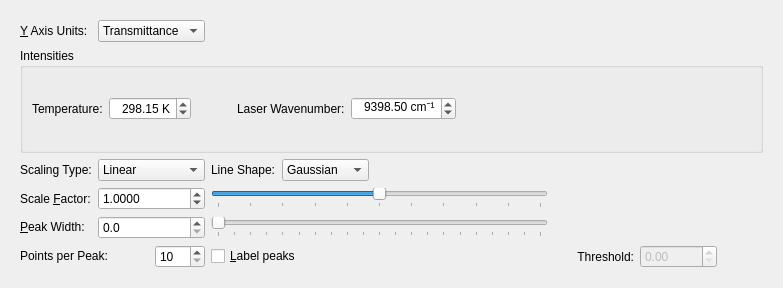
<?xml version="1.0" encoding="UTF-8"?>
<ui version="4.0">
 <class>Tab_IR_Raman</class>
 <widget class="QWidget" name="Tab_IR_Raman">
  <property name="enabled">
   <bool>true</bool>
  </property>
  <property name="geometry">
   <rect>
    <x>0</x>
    <y>0</y>
    <width>783</width>
    <height>288</height>
   </rect>
  </property>
  <property name="windowTitle">
   <string>tab_IR_Raman</string>
  </property>
  <layout class="QGridLayout" name="gridLayout_3">
   <item row="0" column="0">
    <widget class="QWidget" name="widget" native="true">
     <layout class="QGridLayout" name="gridLayout_2">
      <item row="0" column="0">
       <widget class="QLabel" name="label_8">
        <property name="sizePolicy">
         <sizepolicy hsizetype="Fixed" vsizetype="Preferred">
          <horstretch>0</horstretch>
          <verstretch>0</verstretch>
         </sizepolicy>
        </property>
        <property name="text">
         <string>&amp;Y Axis Units:</string>
        </property>
        <property name="buddy">
         <cstring>combo_yaxis</cstring>
        </property>
       </widget>
      </item>
      <item row="0" column="1" colspan="2">
       <widget class="QComboBox" name="combo_yaxis">
        <property name="sizePolicy">
         <sizepolicy hsizetype="MinimumExpanding" vsizetype="Fixed">
          <horstretch>0</horstretch>
          <verstretch>0</verstretch>
         </sizepolicy>
        </property>
        <item>
         <property name="text">
          <string>Transmittance</string>
         </property>
        </item>
        <item>
         <property name="text">
          <string>Absorbance</string>
         </property>
        </item>
       </widget>
      </item>
      <item row="0" column="3">
       <spacer name="horizontalSpacer_2">
        <property name="orientation">
         <enum>Qt::Horizontal</enum>
        </property>
        <property name="sizeHint" stdset="0">
         <size>
          <width>40</width>
          <height>20</height>
         </size>
        </property>
       </spacer>
      </item>
      <item row="0" column="7">
       <spacer name="horizontalSpacer_4">
        <property name="orientation">
         <enum>Qt::Horizontal</enum>
        </property>
        <property name="sizeHint" stdset="0">
         <size>
          <width>40</width>
          <height>20</height>
         </size>
        </property>
       </spacer>
      </item>
      <item row="1" column="0" colspan="8">
       <widget class="QGroupBox" name="group_ramanIntensities">
        <property name="enabled">
         <bool>true</bool>
        </property>
        <property name="sizePolicy">
         <sizepolicy hsizetype="Preferred" vsizetype="Preferred">
          <horstretch>0</horstretch>
          <verstretch>0</verstretch>
         </sizepolicy>
        </property>
        <property name="minimumSize">
         <size>
          <width>0</width>
          <height>0</height>
         </size>
        </property>
        <property name="title">
         <string>Intensities</string>
        </property>
        <property name="flat">
         <bool>false</bool>
        </property>
        <layout class="QGridLayout" name="gridLayout">
         <item row="0" column="0">
          <layout class="QHBoxLayout" name="horizontalLayout_2">
           <item>
            <widget class="QLabel" name="label_4">
             <property name="text">
              <string>Temperature:</string>
             </property>
            </widget>
           </item>
           <item>
            <widget class="QDoubleSpinBox" name="spin_T">
             <property name="sizePolicy">
              <sizepolicy hsizetype="Preferred" vsizetype="Fixed">
               <horstretch>0</horstretch>
               <verstretch>0</verstretch>
              </sizepolicy>
             </property>
             <property name="alignment">
              <set>Qt::AlignRight|Qt::AlignTrailing|Qt::AlignVCenter</set>
             </property>
             <property name="suffix">
              <string> K</string>
             </property>
             <property name="minimum">
              <double>0.010000000000000</double>
             </property>
             <property name="maximum">
              <double>1000.000000000000000</double>
             </property>
             <property name="value">
              <double>298.149999999999977</double>
             </property>
            </widget>
           </item>
           <item>
            <spacer name="horizontalSpacer_5">
             <property name="orientation">
              <enum>Qt::Horizontal</enum>
             </property>
             <property name="sizeType">
              <enum>QSizePolicy::Preferred</enum>
             </property>
             <property name="sizeHint" stdset="0">
              <size>
               <width>40</width>
               <height>20</height>
              </size>
             </property>
            </spacer>
           </item>
           <item>
            <widget class="QLabel" name="label_3">
             <property name="text">
              <string>Laser Wavenumber:</string>
             </property>
            </widget>
           </item>
           <item>
            <widget class="QDoubleSpinBox" name="spin_W">
             <property name="sizePolicy">
              <sizepolicy hsizetype="Preferred" vsizetype="Fixed">
               <horstretch>0</horstretch>
               <verstretch>0</verstretch>
              </sizepolicy>
             </property>
             <property name="alignment">
              <set>Qt::AlignRight|Qt::AlignTrailing|Qt::AlignVCenter</set>
             </property>
             <property name="suffix">
              <string> cm⁻¹</string>
             </property>
             <property name="minimum">
              <double>0.010000000000000</double>
             </property>
             <property name="maximum">
              <double>20000.000000000000000</double>
             </property>
             <property name="value">
              <double>9398.500000000000000</double>
             </property>
            </widget>
           </item>
           <item>
            <spacer name="horizontalSpacer_6">
             <property name="orientation">
              <enum>Qt::Horizontal</enum>
             </property>
             <property name="sizeHint" stdset="0">
              <size>
               <width>20</width>
               <height>20</height>
              </size>
             </property>
            </spacer>
           </item>
          </layout>
         </item>
        </layout>
       </widget>
      </item>
      <item row="2" column="0">
       <widget class="QLabel" name="label_2">
        <property name="text">
         <string>Scaling Type:</string>
        </property>
       </widget>
      </item>
      <item row="2" column="1" colspan="2">
       <widget class="QComboBox" name="combo_scalingType">
        <item>
         <property name="text">
          <string>Linear</string>
         </property>
        </item>
        <item>
         <property name="text">
          <string>Relative</string>
         </property>
        </item>
       </widget>
      </item>
      <item row="2" column="3" colspan="4">
       <layout class="QHBoxLayout" name="horizontalLayout_4">
        <item>
         <widget class="QLabel" name="label_6">
          <property name="text">
           <string>Line Shape:</string>
          </property>
         </widget>
        </item>
        <item>
         <widget class="QComboBox" name="combo_lineShape">
          <item>
           <property name="text">
            <string>Gaussian</string>
           </property>
          </item>
          <item>
           <property name="text">
            <string>Lorentzian</string>
           </property>
          </item>
         </widget>
        </item>
        <item>
         <spacer name="horizontalSpacer_8">
          <property name="orientation">
           <enum>Qt::Horizontal</enum>
          </property>
          <property name="sizeHint" stdset="0">
           <size>
            <width>40</width>
            <height>20</height>
           </size>
          </property>
         </spacer>
        </item>
       </layout>
      </item>
      <item row="2" column="7">
       <spacer name="horizontalSpacer_9">
        <property name="orientation">
         <enum>Qt::Horizontal</enum>
        </property>
        <property name="sizeHint" stdset="0">
         <size>
          <width>40</width>
          <height>20</height>
         </size>
        </property>
       </spacer>
      </item>
      <item row="3" column="0">
       <widget class="QLabel" name="label">
        <property name="sizePolicy">
         <sizepolicy hsizetype="Fixed" vsizetype="Minimum">
          <horstretch>0</horstretch>
          <verstretch>0</verstretch>
         </sizepolicy>
        </property>
        <property name="text">
         <string>Scale &amp;Factor:</string>
        </property>
        <property name="buddy">
         <cstring>spin_scale</cstring>
        </property>
       </widget>
      </item>
      <item row="3" column="1" colspan="2">
       <widget class="QDoubleSpinBox" name="spin_scale">
        <property name="sizePolicy">
         <sizepolicy hsizetype="Minimum" vsizetype="Fixed">
          <horstretch>0</horstretch>
          <verstretch>0</verstretch>
         </sizepolicy>
        </property>
        <property name="decimals">
         <number>4</number>
        </property>
        <property name="minimum">
         <double>0.000100000000000</double>
        </property>
        <property name="maximum">
         <double>2.000000000000000</double>
        </property>
        <property name="singleStep">
         <double>0.010000000000000</double>
        </property>
        <property name="value">
         <double>1.000000000000000</double>
        </property>
       </widget>
      </item>
      <item row="3" column="3">
       <widget class="QSlider" name="hs_scale">
        <property name="sizePolicy">
         <sizepolicy hsizetype="Expanding" vsizetype="Fixed">
          <horstretch>100</horstretch>
          <verstretch>0</verstretch>
         </sizepolicy>
        </property>
        <property name="minimum">
         <number>50</number>
        </property>
        <property name="maximum">
         <number>150</number>
        </property>
        <property name="value">
         <number>100</number>
        </property>
        <property name="sliderPosition">
         <number>100</number>
        </property>
        <property name="orientation">
         <enum>Qt::Horizontal</enum>
        </property>
        <property name="tickPosition">
         <enum>QSlider::TicksBelow</enum>
        </property>
        <property name="tickInterval">
         <number>10</number>
        </property>
       </widget>
      </item>
      <item row="3" column="7">
       <spacer name="horizontalSpacer">
        <property name="orientation">
         <enum>Qt::Horizontal</enum>
        </property>
        <property name="sizeHint" stdset="0">
         <size>
          <width>40</width>
          <height>20</height>
         </size>
        </property>
       </spacer>
      </item>
      <item row="4" column="0">
       <widget class="QLabel" name="label_9">
        <property name="sizePolicy">
         <sizepolicy hsizetype="Fixed" vsizetype="Fixed">
          <horstretch>0</horstretch>
          <verstretch>0</verstretch>
         </sizepolicy>
        </property>
        <property name="text">
         <string>&amp;Peak Width:</string>
        </property>
        <property name="buddy">
         <cstring>spin_FWHM</cstring>
        </property>
       </widget>
      </item>
      <item row="4" column="1" colspan="2">
       <widget class="QDoubleSpinBox" name="spin_FWHM">
        <property name="sizePolicy">
         <sizepolicy hsizetype="Minimum" vsizetype="Fixed">
          <horstretch>0</horstretch>
          <verstretch>0</verstretch>
         </sizepolicy>
        </property>
        <property name="decimals">
         <number>1</number>
        </property>
        <property name="maximum">
         <double>1000.000000000000000</double>
        </property>
        <property name="singleStep">
         <double>5.000000000000000</double>
        </property>
       </widget>
      </item>
      <item row="4" column="3">
       <widget class="QSlider" name="hs_FWHM">
        <property name="maximum">
         <number>100</number>
        </property>
        <property name="orientation">
         <enum>Qt::Horizontal</enum>
        </property>
        <property name="tickPosition">
         <enum>QSlider::TicksBelow</enum>
        </property>
        <property name="tickInterval">
         <number>5</number>
        </property>
       </widget>
      </item>
      <item row="4" column="7">
       <spacer name="horizontalSpacer_3">
        <property name="orientation">
         <enum>Qt::Horizontal</enum>
        </property>
        <property name="sizeHint" stdset="0">
         <size>
          <width>40</width>
          <height>20</height>
         </size>
        </property>
       </spacer>
      </item>
      <item row="5" column="0" colspan="2">
       <widget class="QLabel" name="label_10">
        <property name="sizePolicy">
         <sizepolicy hsizetype="Fixed" vsizetype="Fixed">
          <horstretch>0</horstretch>
          <verstretch>0</verstretch>
         </sizepolicy>
        </property>
        <property name="text">
         <string>Points per Peak:</string>
        </property>
        <property name="buddy">
         <cstring>spin_FWHM</cstring>
        </property>
       </widget>
      </item>
      <item row="5" column="3">
       <widget class="QCheckBox" name="cb_labelPeaks">
        <property name="sizePolicy">
         <sizepolicy hsizetype="Fixed" vsizetype="Fixed">
          <horstretch>0</horstretch>
          <verstretch>0</verstretch>
         </sizepolicy>
        </property>
        <property name="text">
         <string>&amp;Label peaks</string>
        </property>
        <property name="checked">
         <bool>false</bool>
        </property>
       </widget>
      </item>
      <item row="5" column="4">
       <spacer name="horizontalSpacer_7">
        <property name="orientation">
         <enum>Qt::Horizontal</enum>
        </property>
        <property name="sizeType">
         <enum>QSizePolicy::Preferred</enum>
        </property>
        <property name="sizeHint" stdset="0">
         <size>
          <width>17</width>
          <height>20</height>
         </size>
        </property>
       </spacer>
      </item>
      <item row="5" column="5">
       <widget class="QLabel" name="label_5">
        <property name="text">
         <string>Threshold:</string>
        </property>
        <property name="alignment">
         <set>Qt::AlignRight|Qt::AlignTrailing|Qt::AlignVCenter</set>
        </property>
       </widget>
      </item>
      <item row="5" column="6">
       <widget class="QDoubleSpinBox" name="spin_threshold">
        <property name="enabled">
         <bool>false</bool>
        </property>
        <property name="maximum">
         <double>20000.000000000000000</double>
        </property>
        <property name="singleStep">
         <double>1.000000000000000</double>
        </property>
       </widget>
      </item>
      <item row="5" column="7">
       <spacer name="horizontalSpacer_10">
        <property name="orientation">
         <enum>Qt::Horizontal</enum>
        </property>
        <property name="sizeHint" stdset="0">
         <size>
          <width>40</width>
          <height>20</height>
         </size>
        </property>
       </spacer>
      </item>
      <item row="5" column="2">
       <widget class="QSpinBox" name="spin_nPoints">
        <property name="sizePolicy">
         <sizepolicy hsizetype="Minimum" vsizetype="Fixed">
          <horstretch>0</horstretch>
          <verstretch>0</verstretch>
         </sizepolicy>
        </property>
        <property name="minimum">
         <number>10</number>
        </property>
        <property name="maximum">
         <number>25</number>
        </property>
       </widget>
      </item>
     </layout>
    </widget>
   </item>
  </layout>
 </widget>
 <tabstops>
  <tabstop>combo_yaxis</tabstop>
 </tabstops>
 <resources/>
 <connections/>
</ui>
